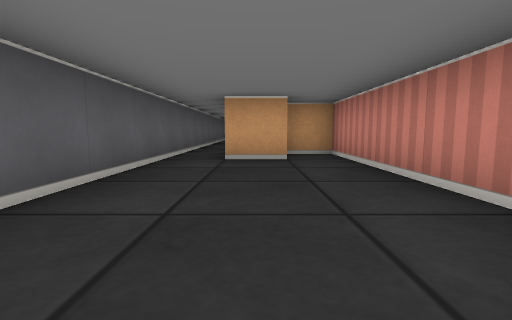
View 1 (above)

16 first-person views from a walk through a cub3D level. The camera is about half as high as the walls, tilts 6° down and sees 85° across. The floor is counted in squares. Each view is taken from the middle of a square. On the plan, view 1 faces up. The plan holds only what a view shows up to about 9 squares ahead; the rest is blank.

View 2
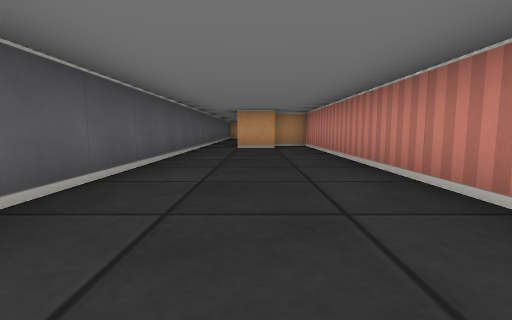

View 3
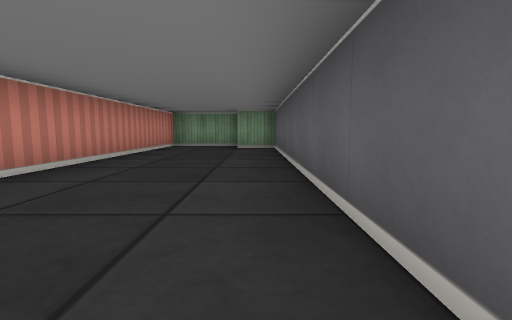

View 4
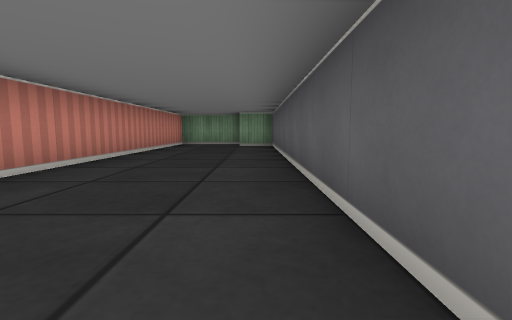

View 5
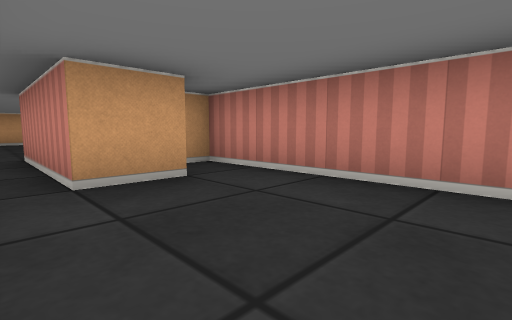

View 6
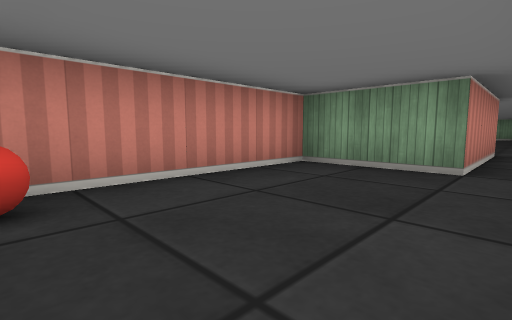

View 7
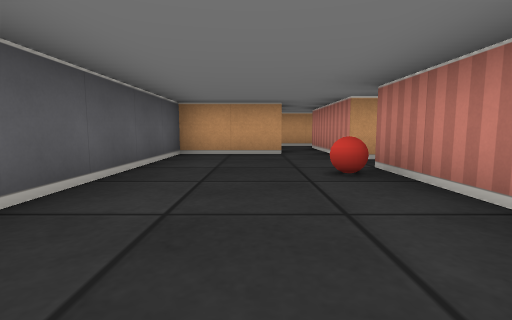

View 8
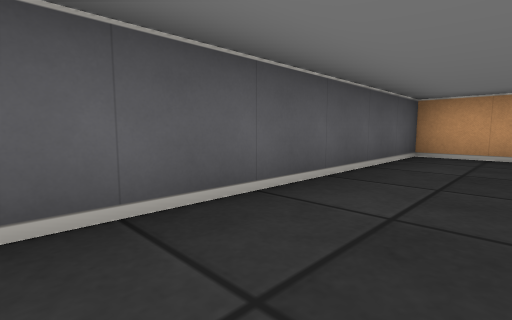

View 9
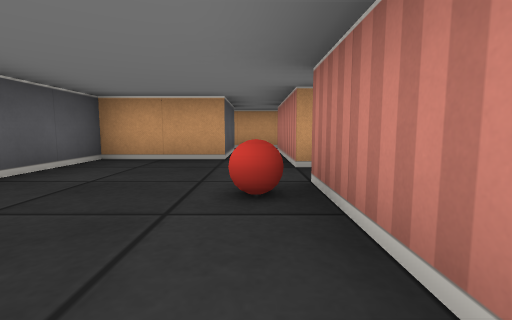

View 10
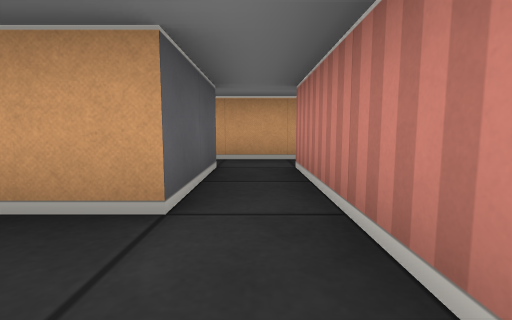

View 11
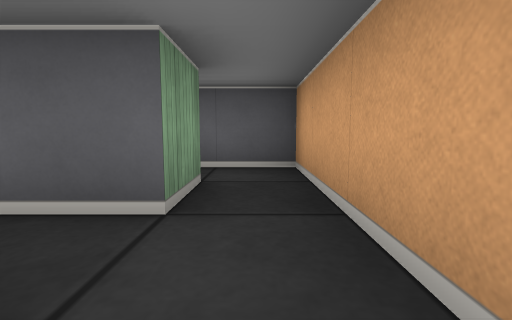

View 12
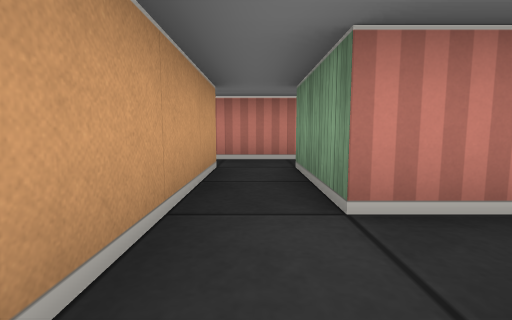

View 13
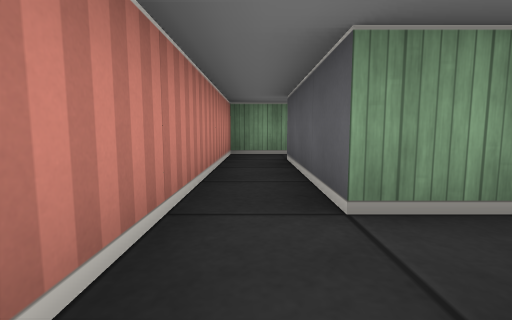

View 14
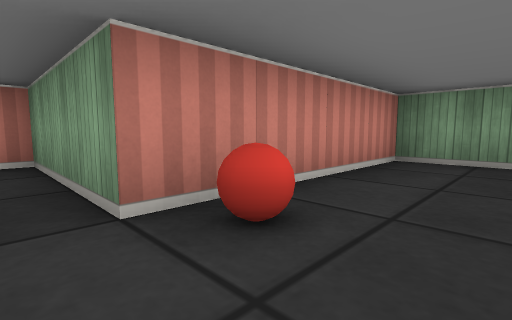

View 15
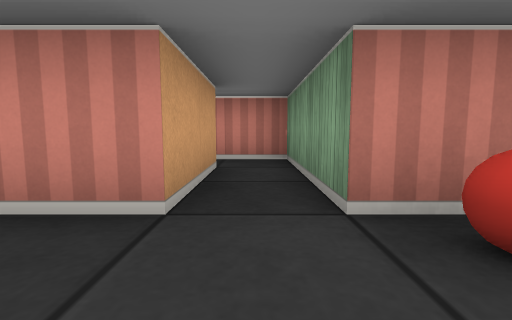

View 16
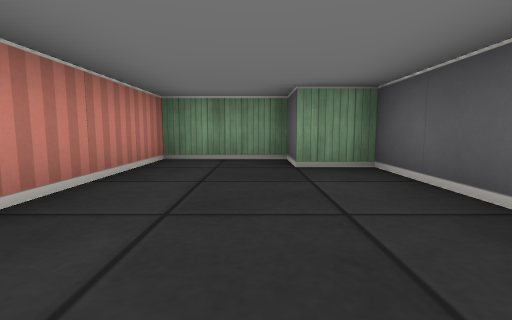

### Floor plan
Points are (right, up) in squares from view 1. A wall is a line through its corners. A room is listed if a view was taken in it or the views show most of it. See-through windows are left out.
Room 1 (views 1, 2, 3, 4, 5, 16)
walls: (0.6, 4.5) (-0.5, 4.5); (-1.5, 4.5) (-1.5, -5.5) (-0.5, -5.5) (-0.5, -6.5) (1.5, -6.5) (1.5, 5.5) (0.5, 5.5)
ways out: opening at (-1, 5) to room 2
Room 2 (views 6, 7, 8, 9, 10, 14, 15)
walls: (1.5, 12.5) (1.5, 15.5); (-0.5, 4.5) (-0.5, 7.5) (1.5, 7.5) (1.5, 11.5); (0.5, 15.5) (0.5, 13.5) (-1.5, 13.5) (-1.5, 4.5)
ways out: opening at (-1, 5) to room 1; opening at (2.5, 12) to room 3; opening at (1, 14.5) to room 4
objects: ball (1, 11)
Room 3 (views 11, 13)
walls: (3.5, 16.5) (1.5, 16.5); (1.5, 15.5) (3.5, 15.5) (3.5, 12.5) (1.5, 12.5); (1.5, 11.5) (4.5, 11.5) (4.5, 16.8)
ways out: opening at (2.5, 12) to room 2; opening at (2.5, 16) to room 4
Room 4 (view 12)
walls: (-0.5, 15.5) (0.5, 15.5); (1.5, 16.5) (-1.5, 16.5) (-1.5, 15.2)
ways out: opening at (1, 14.5) to room 2; opening at (2.5, 16) to room 3

Where each view was taken, in squares from view 1:
view 1: 0 up, 0 right, facing up
view 2: 3 down, 0 right, facing up
view 3: 2 up, 1 left, facing down
view 4: 3 up, 1 left, facing down
view 5: 2 up, 1 left, facing up-right
view 6: 11 up, 1 left, facing down-right
view 7: 8 up, 0 right, facing up
view 8: 8 up, 0 right, facing up-left
view 9: 9 up, 1 right, facing up
view 10: 12 up, 1 right, facing up
view 11: 16 up, 2 right, facing left
view 12: 16 up, 0 right, facing right
view 13: 17 up, 4 right, facing down
view 14: 12 up, 0 right, facing down-right
view 15: 12 up, 0 right, facing right
view 16: 2 down, 0 right, facing down
